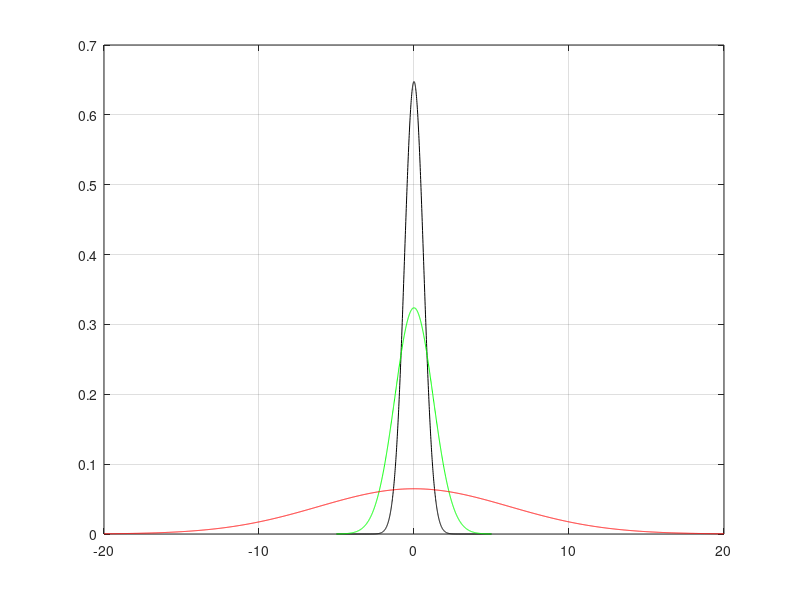

The MATLAB script that drew this image:
n = 1000/616;
x = -5:0.01:5;
y = 1/(sqrt(2*pi)/n)*exp(-x.^2/2*n^2);
plot(x,y,'k');
grid on;
hold on;
n = 500/616;
x = -5:0.01:5;
y = 1/(sqrt(2*pi)/n)*exp(-x.^2/2*n^2);
plot(x,y,'g');
n = 100/616;
x = -20:0.01:20;
y = 1/(sqrt(2*pi)/n)*exp(-x.^2/2*n^2);
plot(x,y,'r');
hold off;